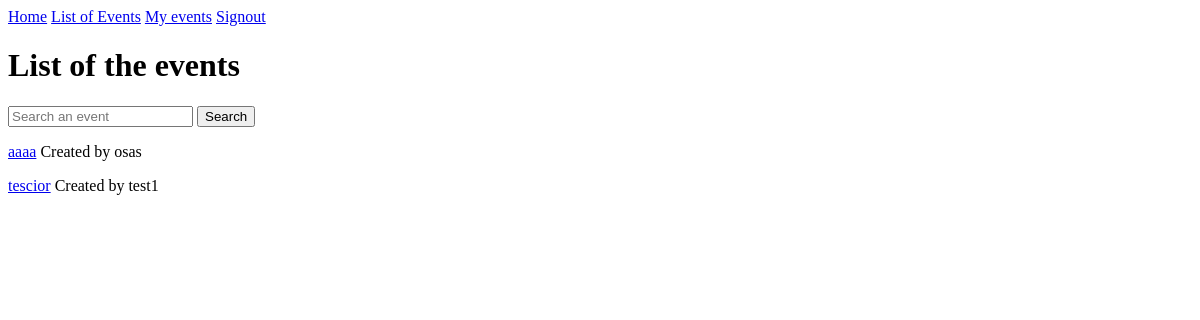
Page /eventslist/ (signed in) on the earlier database version.
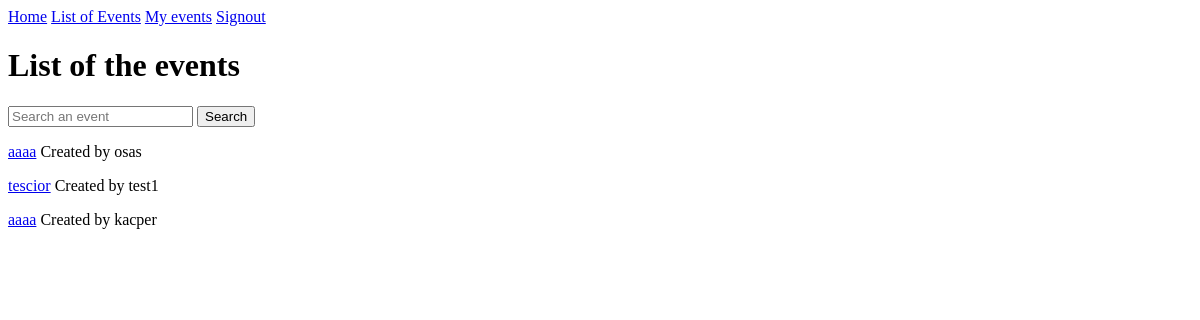
Same page on the later database version.
### main/models.py (models this page shows, shortened)
class Events(models.Model):
    user = models.ForeignKey(
        User,
        on_delete=models.CASCADE,
        related_name="event",
        null=True)
    name = models.CharField(
        max_length=200
        )
    date = models.DateField(
        default = timezone.now
        )
    description = models.CharField(
        max_length = 2000)
    country = models.CharField(
        max_length = 25
        )
    city = models.CharField(
        max_length = 75
        )

### main/views.py (the view)
# urls.py: path("eventslist/", views.eventslist, name="eventslist"),
def eventslist(response):
    if response.user.is_authenticated:
        items = Events.objects.all()
        search = response.GET.get('searchBar')
        if search != '' and search is not None:
            items = items.filter(name__icontains = search)
        context = {
            'items':items,
        }
        return render(
            response,
            "main/eventslist.html",
            context)
    else:
        return HttpResponseRedirect("/info/")

### main/templates/main/eventslist.html (shortened to what this page needs)
{% extends 'main/base.html' %}
{% block content %}
    <h1>List of the events</h1>
    <form method="GET" action="/eventslist/"> {% csrf_token %}
        <input type="search" name="searchBar" placeholder="Search an event"> <button name="searchBtn" type="submit">Search</button>
    </form>
    {% if items %}
        {% for i in items %}
            <p><a href="/{{ i.id }}">{{ i.name }}</a> Created by {{ i.user }}</p>
        {% endfor %}
    {% else %}
        <p>Curently no events</p>
    {% endif %}
{% endblock %}

Differences in the rows shown:
added Events: name "aaaa", user "kacper"
